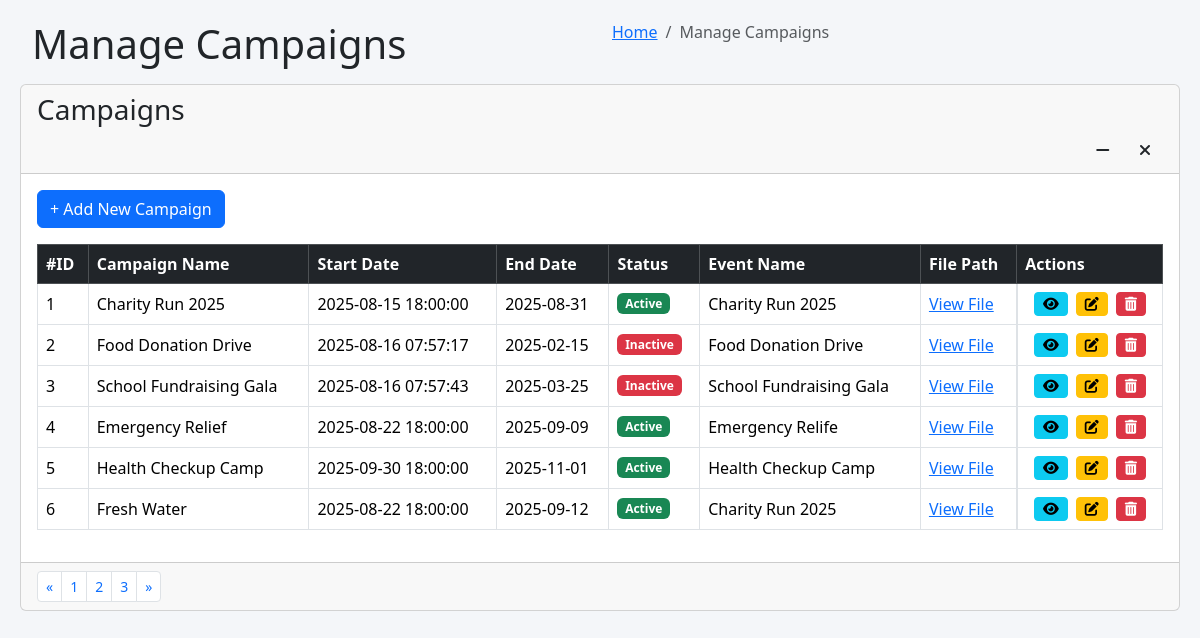
The page /pages/admin/campaigns/manage_campaigns.php on the database its author committed.
### tables this page shows
CREATE TABLE `campaigns` (
  `id` int(11) NOT NULL,
  `name` varchar(255) NOT NULL,
  `descriptions` varchar(400) NOT NULL,
  `goal_amount` int(11) DEFAULT NULL,
  `start_date` timestamp NOT NULL DEFAULT current_timestamp() ON UPDATE current_timestamp(),
  `end_date` date DEFAULT NULL,
  `status` enum('Active','Inactive') NOT NULL DEFAULT 'Active',
  `event_id` int(11) DEFAULT NULL,
  `file_path` varchar(255) NOT NULL
);

CREATE TABLE `events` (
  `id` int(11) NOT NULL,
  `name` varchar(255) NOT NULL,
  `location` varchar(255) DEFAULT NULL,
  `date` timestamp NOT NULL DEFAULT current_timestamp() ON UPDATE current_timestamp()
);

### pages/admin/campaigns/manage_campaigns.php (the view, shortened to what this page needs)
<?php
include('config.php');
$campaignsTable = "campaigns";
$eventsTable = "events";
?>
<!DOCTYPE ahtml>
<html lang="en">
<head>
    <link href="https://cdn.jsdelivr.net/npm/bootstrap@5.3.3/dist/css/bootstrap.min.css" rel="stylesheet" xintegrity="sha384-QWTKZyjpPEjISv5WaRU9OFeRpok6YctnYmDr5pNlyT2bRjXh0JMhjY6hW+ALEwIH">
    <link href="https://cdnjs.cloudflare.com/ajax/libs/font-awesome/6.0.0-beta3/css/all.min.css" rel="stylesheet">
</head>
<body>
<div class="content-wrapper">
    <section class="content-header">
        <div class="container-fluid">
            <div class="row mb-2">
                <div class="col-sm-6">
                    <h1>Manage Campaigns</h1>
                </div>
                <div class="col-sm-6">
                    <ol class="breadcrumb float-sm-right">
                        <li class="breadcrumb-item"><a href="#">Home</a></li>
                        <li class="breadcrumb-item active">Manage Campaigns</li>
                    </ol>
                </div>
            </div>
        </div>
    </section>
    <section class="content">
        <div class="card">
            <div class="card-header">
                <h3 class="card-title">Campaigns</h3>
                <div class="card-tools">
                    <button type="button" class="btn btn-tool" data-card-widget="collapse" title="Collapse">
                        <i class="fas fa-minus"></i>
                    </button>
                    <button type="button" class="btn btn-tool" data-card-widget="remove" title="Remove">
                        <i class="fas fa-times"></i>
                    </button>
                </div>
            </div>
            <div class="card-body">
                <button class="btn btn-primary mb-3" data-bs-toggle="modal" data-bs-target="#campaignModal" id="addCampaignBtn">
                    + Add New Campaign
                </button>
                <div class="table-responsive">
                    <table class="table table-bordered table-hover align-middle">
                        <thead class="table-dark">
                            <tr>
                                <th>#ID</th>
                                <th>Campaign Name</th>
                                <th>Start Date</th>
                                <th>End Date</th>
                                <th>Status</th>
                                <th>Event Name</th>
                                <th>File Path</th>
                                <th>Actions</th>
                            </tr>
                        </thead>
                        <tbody id="campaignTableBody">
                            <?php
                            if ($dms->connect_error) {
                                echo "<tr><td colspan='8' class='text-center text-danger'>Connection failed: " . $dms->connect_error . "</td></tr>";
                            } else {
                                $sql = "SELECT c.id, c.name, c.start_date, c.end_date, c.status, c.file_path, e.name AS event_name, c.event_id
                                        FROM $campaignsTable AS c
                                        LEFT JOIN $eventsTable AS e ON c.event_id = e.id";
                                $campaigns = $dms->query($sql);
                                if (!$campaigns) {
                                    echo "<tr><td colspan='8' class='text-center text-danger'>Query failed: " . $dms->error . "</td></tr>";
                                } else if ($campaigns->num_rows > 0) {
                                    while ($row = $campaigns->fetch_assoc()) {
                                        $statusMap = ['Active' => 'success', 'Inactive' => 'danger'];
                                        $badgeClass = $statusMap[$row['status']] ?? 'primary';
                                        $statusBadge = "<span class='badge bg-{$badgeClass}'>{$row['status']}</span>";
                                        $eventName = $row['event_name'] ?? 'N/A';
                                        $filePath = htmlspecialchars($row['file_path'] ?? 'N/A');
                                        $filePathLink = ($filePath !== 'N/A') ? "<a href='{$filePath}' target='_blank'>View File</a>" : "N/A";
                                        echo "<tr>
                                            <td>{$row['id']}</td>
                                            <td>{$row['name']}</td>
                                            <td>{$row['start_date']}</td>
                                            <td>{$row['end_date']}</td>
                                            <td>{$statusBadge}</td>
                                            <td>{$eventName}</td>
                                            <td>{$filePathLink}</td>
                                            <td class='d-flex justify-content-center align-items-center'>
                                                <button type='button' class='btn btn-info btn-sm view-btn me-2' data-bs-toggle='modal' data-bs-target='#viewCampaignModal'
                                                    data-id='{$row['id']}'
                                                    data-name='{$row['name']}'
                                                    data-start='{$row['start_date']}'
                                                    data-end='{$row['end_date']}'
                                                    data-status='{$row['status']}'
                                                    data-event-name='{$eventName}'
                                                    data-file-path='{$filePath}'
                                                    title='View Campaign'>
                                                    <i class='fas fa-eye'></i>
                                                </button>
                                                <button type='button' class='btn btn-warning btn-sm edit-btn me-2' data-bs-toggle='modal' data-bs-target='#campaignModal'
                                                    data-id='{$row['id']}'
                                                    data-name='{$row['name']}'
                                                    data-start='{$row['start_date']}'
                                                    data-end='{$row['end_date']}'
                                                    data-status='{$row['status']}'
                                                    data-event-id='{$row['event_id']}'
                                                    data-file-path='{$filePath}'
                                                    title='Edit Campaign'>
                                                    <i class='fas fa-edit'></i>
                                                </button>
                                                <button type='button' class='btn btn-danger btn-sm delete-btn' data-bs-toggle='modal' data-bs-target='#deleteConfirmModal' data-id='{$row['id']}' title='Delete Campaign'>
                                                    <i class='fas fa-trash-alt'></i>
                                                </button>
                                            </td>
                                        </tr>";
                                    }
                                } else {
                                    echo "<tr><td colspan='8' class='text-center'>No campaigns found.</td></tr>";
                                }
                            }
                            ?>
                        </tbody>
                    </table>
                </div>
            </div>
            <div class="card-footer clearfix">
                <ul class="pagination pagination-sm m-0 float-right">
                    <li class="page-item"><a class="page-link" href="#">«</a></li>
                    <li class="page-item"><a class="page-link" href="#">1</a></li>
                    <li class="page-item"><a class="page-link" href="#">2</a></li>
                    <li class="page-item"><a class="page-link" href="#">3</a></li>
                    <li class="page-item"><a class="page-link" href="#">»</a></li>
                </ul>
            </div>
        </div>
    </section>
</div>
</body>
</html>

### pages/admin/campaigns/manage_campaigns.php (style rules this page uses)
body { background-color: #f4f6f9; }
.content-wrapper { padding: 20px; }
.card-header .card-title { float: none; }
.card-tools { float: right; }

### rows shown on the page
campaigns: id "1", name "Charity Run 2025", start_date "2025-08-15 18:00:00", end_date "2025-08-31", status "Active", event.name "Charity Run 2025"
campaigns: id "2", name "Food Donation Drive", start_date "2025-08-16 07:57:17", end_date "2025-02-15", status "Inactive", event.name "Food Donation Drive"
campaigns: id "3", name "School Fundraising Gala", start_date "2025-08-16 07:57:43", end_date "2025-03-25", status "Inactive", event.name "School Fundraising Gala"
campaigns: id "4", name "Emergency Relief", start_date "2025-08-22 18:00:00", end_date "2025-09-09", status "Active", event.name "Emergency Relife"
campaigns: id "5", name "Health Checkup Camp", start_date "2025-09-30 18:00:00", end_date "2025-11-01", status "Active", event.name "Health Checkup Camp"
campaigns: id "6", name "Fresh Water", start_date "2025-08-22 18:00:00", end_date "2025-09-12", status "Active", event.name "Charity Run 2025"
